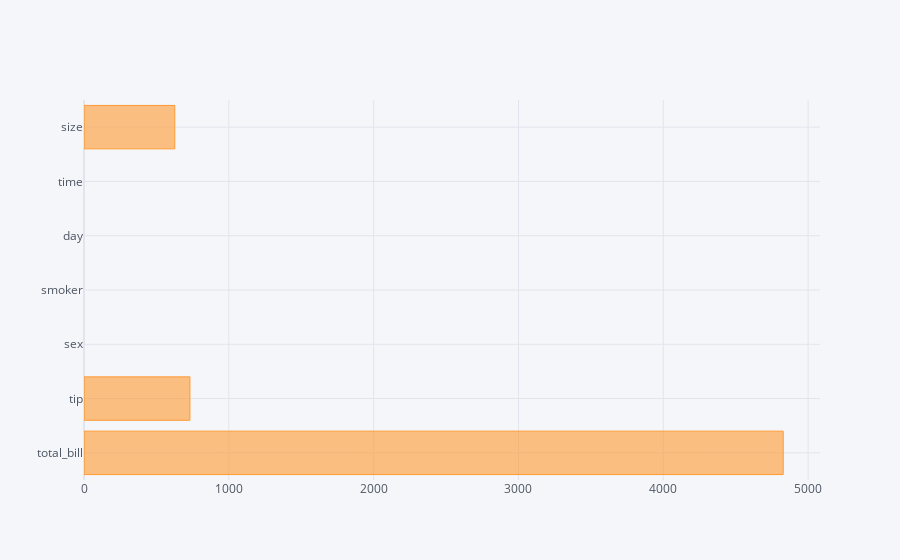

The cell this chart's notebook holds for it:
### Code cell
dataset.sum().iplot(kind = 'barh')

### Figure 1 — Plotly figure (JSON) as saved in the notebook; plotly's stock layout.template omitted (floating-point values rounded to 4 significant figures)
{"data": [{"marker": {"color": "rgba(255, 153, 51, 0.6)", "line": {"color": "rgba(255, 153, 51, 1.0)", "width": 1}}, "name": "None", "orientation": "h", "text": "", "type": "bar", "x": [4828.0, 731.6, "FemaleMaleMaleMaleFemaleMaleMaleMaleMaleMaleMaleFemaleMaleMaleFemaleMaleFemaleMaleFemaleMaleMaleFemaleFemaleMaleMaleMaleMaleMaleMaleFemaleMaleMaleFemaleFemaleMaleMaleMaleFemaleMaleMaleMaleMaleMaleMaleMaleMaleMaleMaleMaleMaleMaleFemaleFemaleMaleMaleMaleMaleFemaleMaleMaleMaleMaleMaleMaleMaleMaleFemaleFemaleMaleMaleMaleFemaleFemaleFemaleFemaleMaleMaleMaleMaleMaleMaleMaleFemaleMaleMaleFemaleMaleMaleMaleMaleMaleMaleFemaleFemaleFemaleMaleMaleMaleMaleMaleFemaleFemaleFemaleFemaleFemaleMaleMaleMaleMaleFemaleMaleFemaleMaleMaleFemaleFemaleMaleFemaleFemaleFemaleMaleFemaleMaleMaleFemaleFemaleMaleFemaleFemaleMaleMaleFemaleFemaleFemaleFemaleFemaleFemaleFemaleMaleFemaleFemaleMaleMaleFemaleFemaleFemaleFemaleFemaleMaleMaleMaleMaleMaleMaleMaleFemaleMaleFemaleFemaleMaleMaleMaleFemaleMaleFemaleMaleMaleMaleFemaleFemaleMaleMaleMaleMaleMaleMaleMaleMaleFemaleMaleMaleMaleMaleMaleMaleMaleFemaleMaleFemaleMaleMaleFemaleMaleMaleMaleMaleMaleFemaleFemaleMaleMaleFemaleFemaleFemaleMaleFemaleMaleMaleMaleFemaleMaleMaleMaleFemaleFemaleFemaleMaleMaleMaleFemaleMaleFemaleMaleFemaleMaleFemaleFemaleMaleMaleFemaleMaleMaleMaleMaleMaleMaleMaleMaleFemaleMaleFemaleMaleMaleFemale", "NoNoNoNoNoNoNoNoNoNoNoNoNoNoNoNoNoNoNoNoNoNoNoNoNoNoNoNoNoNoNoNoNoNoNoNoNoNoNoNoNoNoNoNoNoNoNoNoNoNoNoNoNoNoNoNoYesNoYesNoYesYesYesYesNoNoNoYesNoYesNoNoYesYesNoNoYesNoNoNoYesNoNoYesNoNoNoNoNoNoYesNoYesYesNoYesYesYesYesNoYesYesYesYesNoYesYesYesNoYesNoNoNoNoNoNoNoNoNoNoNoNoNoNoNoNoNoNoNoNoNoNoNoNoNoNoNoNoYesNoNoNoNoNoNoNoNoNoNoNoNoNoNoNoNoNoNoNoNoNoNoNoNoNoYesNoNoNoYesYesYesYesYesYesYesYesYesYesYesYesYesYesYesYesYesNoYesYesYesYesYesYesYesYesYesNoYesYesYesYesYesYesYesYesYesYesYesYesYesYesYesYesNoYesYesYesYesYesYesYesYesYesYesNoYesYesYesNoNoYesYesYesNoNoYesNoYesYesNoNoYesYesNoNo", "SunSunSunSunSunSunSunSunSunSunSunSunSunSunSunSunSunSunSunSatSatSatSatSatSatSatSatSatSatSatSatSatSatSatSatSatSatSatSatSatSatSunSunSunSunSunSunSunSunSunSunSunSunSunSunSunSatSatSatSatSatSatSatSatSatSatSatSatSatSatSatSatSatSatSatSatSatThurThurThurThurThurThurThurThurThurThurThurThurThurFriFriFriFriFriFriFriFriFriFriFriFriSatSatSatSatSatSatSatSatSatSatSunSunSunSunSunThurThurThurThurThurThurThurThurThurThurThurThurThurThurThurThurThurThurThurThurThurThurThurThurThurThurThurThurThurThurThurThurThurSunSunSunSunSunSunSunSunSunSunSunSunSunSunSunSunSunSunSatSatSatSatSunSunSunSunSunSunSunSunSunSunSunSunSunSunSunSunSunSunSunThurThurThurThurThurThurThurThurThurThurThurThurThurThurThurSatSatSatSatSatSatSatSatSatSatSatSatSatSatFriFriFriFriFriFriFriSatSatSatSatSatSatSatSatSatSatSatSatSatSatSatSatThur", "DinnerDinnerDinnerDinnerDinnerDinnerDinnerDinnerDinnerDinnerDinnerDinnerDinnerDinnerDinnerDinnerDinnerDinnerDinnerDinnerDinnerDinnerDinnerDinnerDinnerDinnerDinnerDinnerDinnerDinnerDinnerDinnerDinnerDinnerDinnerDinnerDinnerDinnerDinnerDinnerDinnerDinnerDinnerDinnerDinnerDinnerDinnerDinnerDinnerDinnerDinnerDinnerDinnerDinnerDinnerDinnerDinnerDinnerDinnerDinnerDinnerDinnerDinnerDinnerDinnerDinnerDinnerDinnerDinnerDinnerDinnerDinnerDinnerDinnerDinnerDinnerDinnerLunchLunchLunchLunchLunchLunchLunchLunchLunchLunchLunchLunchLunchDinnerDinnerDinnerDinnerDinnerDinnerDinnerDinnerDinnerDinnerDinnerDinnerDinnerDinnerDinnerDinnerDinnerDinnerDinnerDinnerDinnerDinnerDinnerDinnerDinnerDinnerDinnerLunchLunchLunchLunchLunchLunchLunchLunchLunchLunchLunchLunchLunchLunchLunchLunchLunchLunchLunchLunchLunchLunchLunchLunchLunchLunchLunchLunchLunchLunchLunchLunchLunchDinnerDinnerDinnerDinnerDinnerDinnerDinnerDinnerDinnerDinnerDinnerDinnerDinnerDinnerDinnerDinnerDinnerDinnerDinnerDinnerDinnerDinnerDinnerDinnerDinnerDinnerDinnerDinnerDinnerDinnerDinnerDinnerDinnerDinnerDinnerDinnerDinnerDinnerDinnerDinnerDinnerLunchLunchLunchLunchLunchLunchLunchLunchLunchLunchLunchLunchLunchLunchLunchDinnerDinnerDinnerDinnerDinnerDinnerDinnerDinnerDinnerDinnerDinnerDinnerDinnerDinnerLunchLunchLunchLunchLunchLunchLunchDinnerDinnerDinnerDinnerDinnerDinnerDinnerDinnerDinnerDinnerDinnerDinnerDinnerDinnerDinnerDinnerDinner", 627], "y": ["total_bill", "tip", "sex", "smoker", "day", "time", "size"]}], "layout": {"legend": {"bgcolor": "#F5F6F9", "font": {"color": "#4D5663"}}, "paper_bgcolor": "#F5F6F9", "plot_bgcolor": "#F5F6F9", "title": {"font": {"color": "#4D5663"}}, "xaxis": {"gridcolor": "#E1E5ED", "showgrid": true, "tickfont": {"color": "#4D5663"}, "title": {"font": {"color": "#4D5663"}, "text": ""}, "zerolinecolor": "#E1E5ED"}, "yaxis": {"gridcolor": "#E1E5ED", "showgrid": true, "tickfont": {"color": "#4D5663"}, "title": {"font": {"color": "#4D5663"}, "text": ""}, "zerolinecolor": "#E1E5ED"}}}
